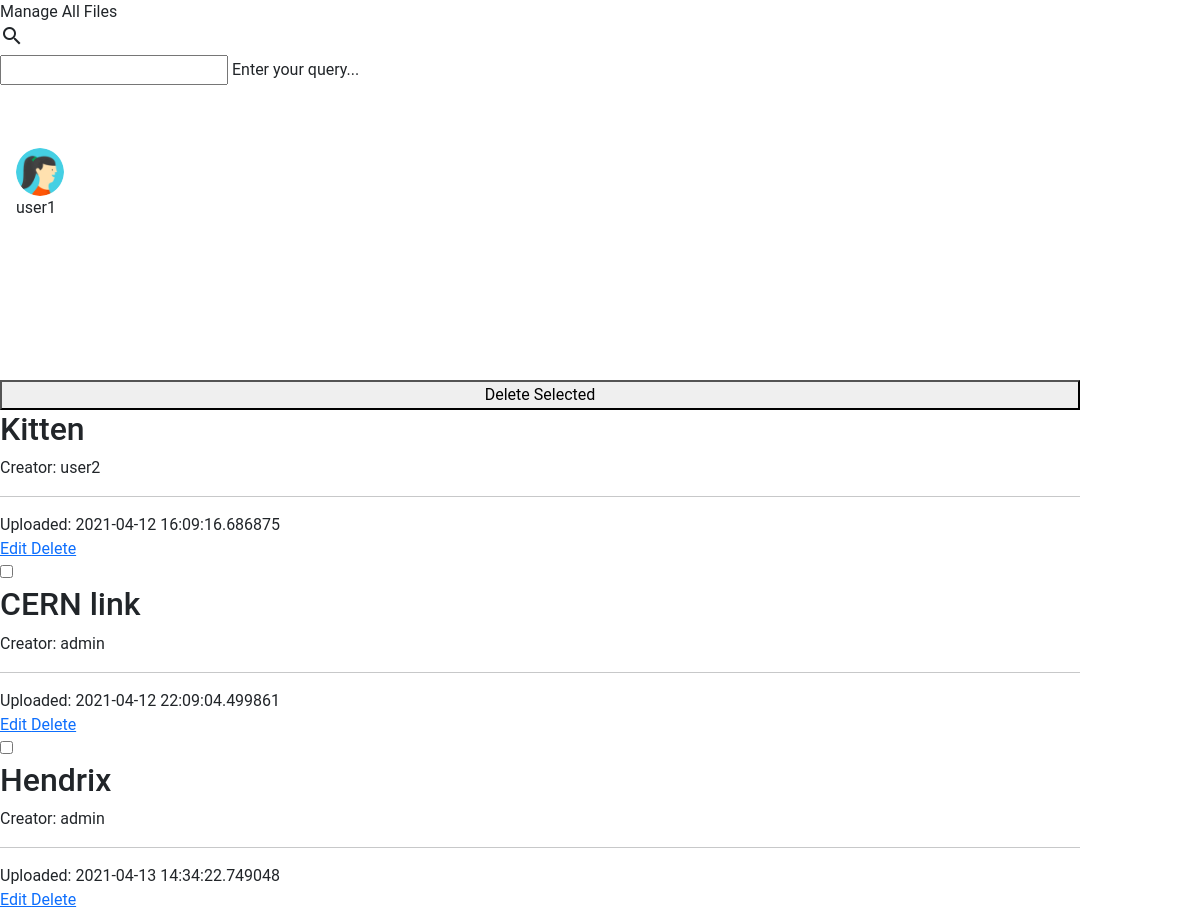
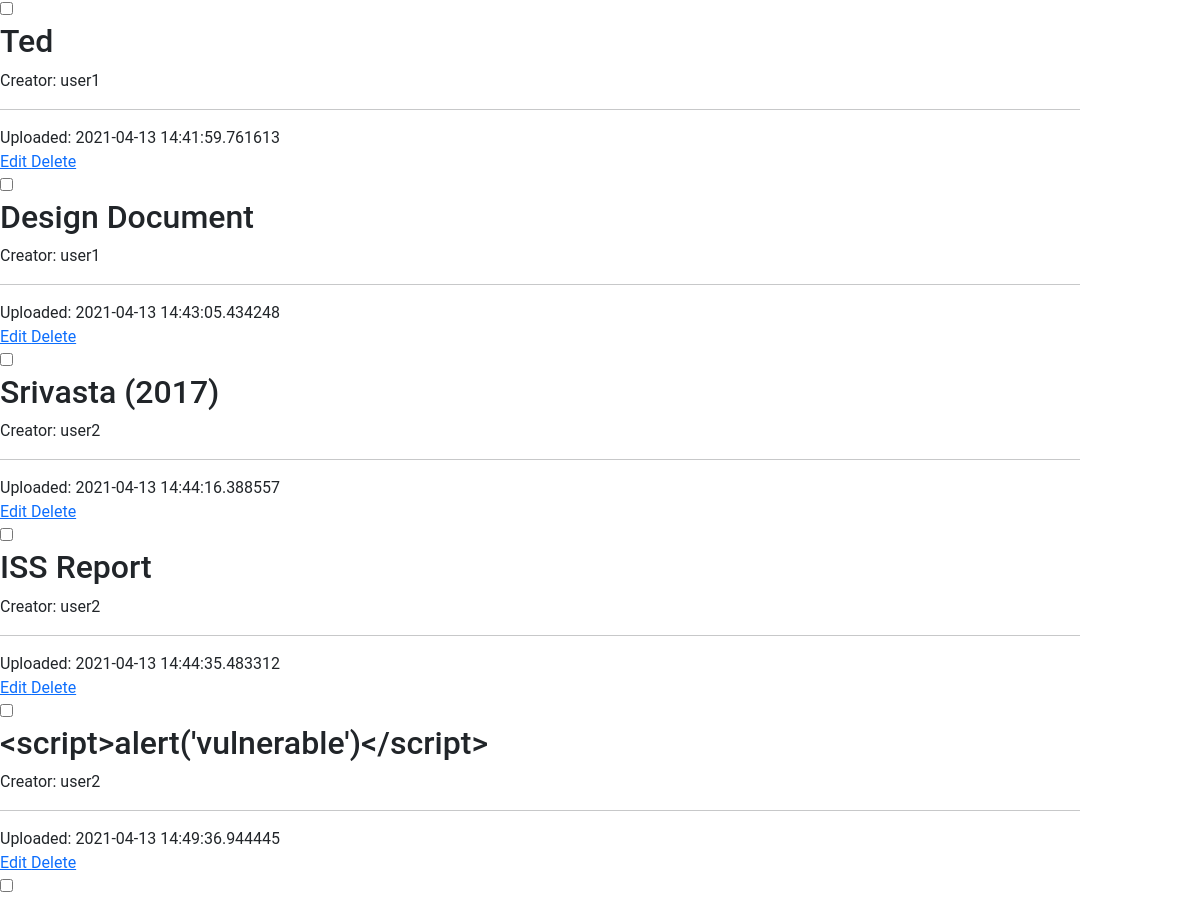
The page /manage_files (signed in) on the database as committed earlier (2 pictures, top to bottom).
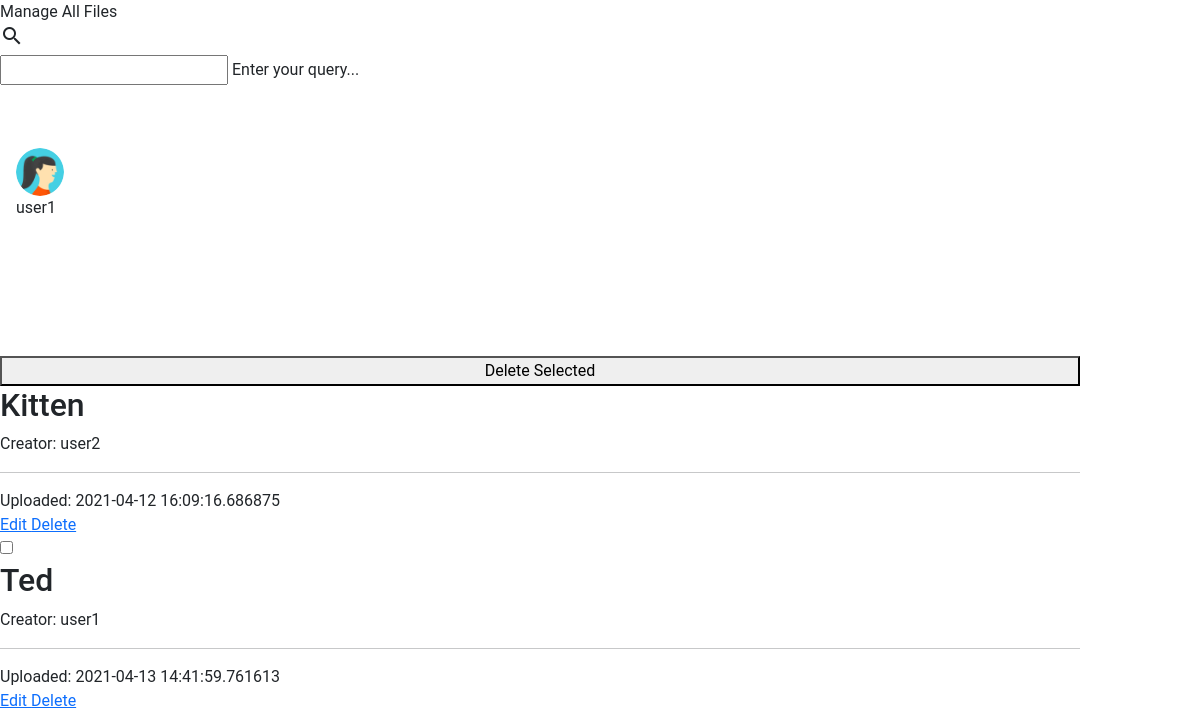
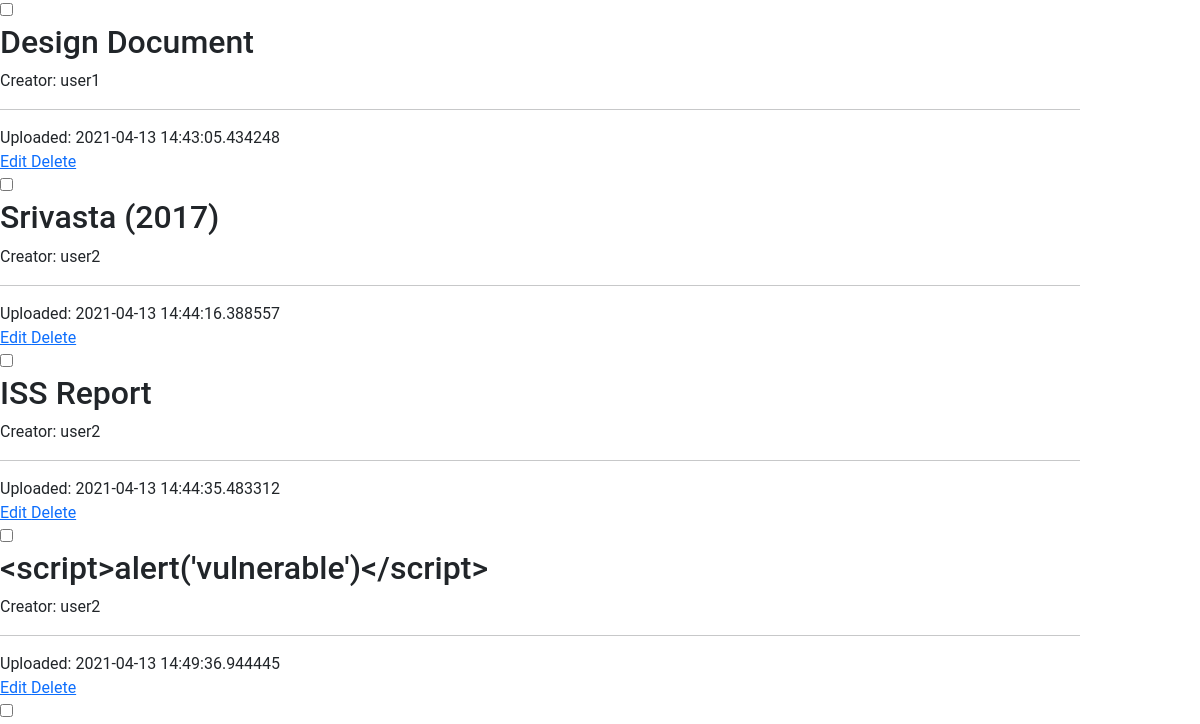
The same page on the database as committed later (2 pictures, top to bottom).
### main.py (models this page shows)
class Files(db.Model):
    __tablename__ = 'files'
    id = db.Column("file_id", db.Integer, primary_key=True)
    name = db.Column(db.String(100))
    url = db.Column(db.String(200))
    created_date = db.Column(db.DateTime, default=datetime.datetime.utcnow)
    creator_id = db.Column(db.String(100, collation='NOCASE'), nullable=False)
    downloadable = db.Column(db.Boolean(), nullable=False, server_default='0')

### main.py (the view)
@app.route("/manage_files")
@login_required
def manage_files():
    if not current_user.is_admin:
        redirect("/permission_denied")
    files = Files.query.all()
    return render_template("my_files.html", subs=build_subs("Manage All Files"), files=files)

### main.py (called while the page is built)
def build_subs(page=None):
    if current_user.is_authenticated:
        logged_in = True
        user = current_user.id
        is_admin = current_user.is_admin
        is_staff = current_user.is_staff
    else:
        logged_in = False
        user = ""
        role = None
        is_admin = False
        is_staff = False
    subs = {
        'page': page,
        'user': user,
        'logged_in': logged_in,
        'is_admin': is_admin,
        'is_staff': is_staff,
    }
    return subs

@login_manager.user_loader
def load_user(user_id):
    return User.query.get(user_id)

### templates/my_files.html (shortened to what this page needs)
{% extends "base.html" %}
{% block body %}
{% if files %}
<form action="/delete" method="POST" style="width:100%">
<button class="mdl-button mdl-js-button mdl-button--raised mdl-button--accent" type="submit" style="width:100%">
  Delete Selected
</button>
{% for file in files %}
<div class="mdl-cell mdl-cell--12-col mdl-card mdl-shadow--2dp">
    <div class="mdl-card__title">
      <h2 class="mdl-card__title-text">{{ file.name}}</h2>
    </div>
    <div class="mdl-card__supporting-text">
      Creator: {{ file.creator_id }}
      <hr>
      Uploaded: {{ file.created_date}}
    </div>
    <div class="mdl-card__actions mdl-card--border">
      <a class="mdl-button mdl-button--colored mdl-js-button mdl-js-ripple-effect" href="/edit/{{file.id}}">
        Edit
      </a>
      <a class="mdl-button mdl-button--colored mdl-js-button mdl-js-ripple-effect" href="/delete/{{file.id}}">
        Delete
      </a>
    </div>
    <div class="mdl-card__menu">
      <label class="mdl-checkbox mdl-js-checkbox mdl-js-ripple-effect" for="delete_{{file.id}}">
        <input type="checkbox" name="delete_{{file.id}}" id="delete_{{file.id}}" class="mdl-checkbox__input" value=True>
      </label>
    </div>
</div>
{% endfor %}
</form>
{% endif %}
{% endblock %}

### templates/base.html (shortened to what this page needs)
<!doctype html>
<html lang="en">
  <head>
    <link href="https://cdn.jsdelivr.net/npm/bootstrap@5.0.0-beta3/dist/css/bootstrap.min.css" rel="stylesheet">
    <link rel="stylesheet" href="https://code.getmdl.io/1.3.0/material.indigo-pink.min.css">
    <link rel="stylesheet" href="{{ url_for('static', filename='css/style.css') }}">
  </head>
  <body>
    <div class="demo-layout mdl-layout mdl-js-layout mdl-layout--fixed-drawer mdl-layout--fixed-header">
      <header class="demo-header mdl-layout__header mdl-color--grey-100 mdl-color-text--grey-600">
        <div class="mdl-layout__header-row">
          <span class="mdl-layout-title">{{ subs.page }}</span>
          <div class="mdl-textfield mdl-js-textfield mdl-textfield--expandable">
            <label class="mdl-button mdl-js-button mdl-button--icon" for="search-string">
              <i class="material-icons">search</i>
            </label>
            <div class="mdl-textfield__expandable-holder">
              <form action="/search" method="POST">
                <input class="mdl-textfield__input" type="text" id="search-string" name="search-string">
                <label class="mdl-textfield__label" for="search-string">Enter your query...</label>
              </form>
            </div>
          </div>
        </div>
      </header>
      <div class="demo-drawer mdl-layout__drawer mdl-color--blue-grey-900 mdl-color-text--blue-grey-50">
        <header class="demo-drawer-header">
          <img src="{{ url_for('static', filename='images/user.jpg') }}" class="demo-avatar">
          <div class="demo-avatar-dropdown">
            <span>{{ subs.user }}</span>
          </div>
        </header>
        <nav class="demo-navigation mdl-navigation mdl-color--blue-grey-800">
          <a class="mdl-navigation__link" href="/"><i class="mdl-color-text--blue-grey-400 material-icons">home</i>Home</a>
          {% if subs.logged_in %}
          <a class="mdl-navigation__link" href="/logout"><i class="mdl-color-text--blue-grey-400 material-icons">logout</i>Logout</a>
          <a class="mdl-navigation__link" href="/files"><i class="mdl-color-text--blue-grey-400 material-icons">cloud_download</i>All Files</a>
          {% if subs.is_admin or subs.is_staff %}
          <a class="mdl-navigation__link" href="/upload"><i class="mdl-color-text--blue-grey-400 material-icons">cloud_upload</i>Upload</a>
          <a class="mdl-navigation__link" href="/my_files"><i class="mdl-color-text--blue-grey-400 material-icons">cloud_circle</i>My Files</a>
          {% endif %}
          {% if subs.is_admin %}
          <a class="mdl-navigation__link" href="/admin"><i class="mdl-color-text--blue-grey-400 material-icons">admin_panel_settings</i>Admin</a>
          {% endif %}
          {% endif %}
        </nav>
      </div>
      <main class="mdl-layout__content mdl-color--grey-100">
        <div class="mdl-grid" style="width:90%">
            {% block body %}
            {% endblock %}
        </div>
      </main>
  </body>
</html>

Rows that differ between the two databases and show on the page:
removed Files: name "CERN link", creator_id "admin", created_date "2021-04-12 22:09:04.499861"
removed Files: name "Hendrix", creator_id "admin", created_date "2021-04-13 14:34:22.749048"
